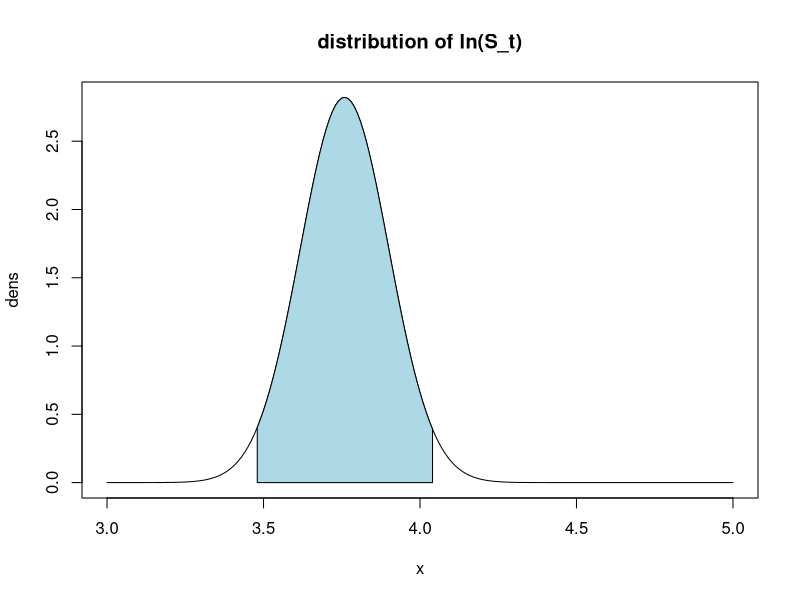
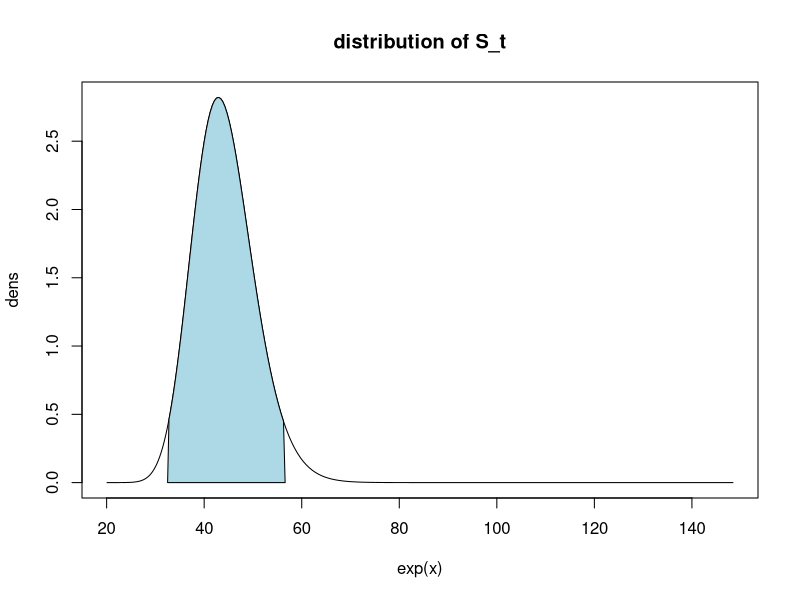
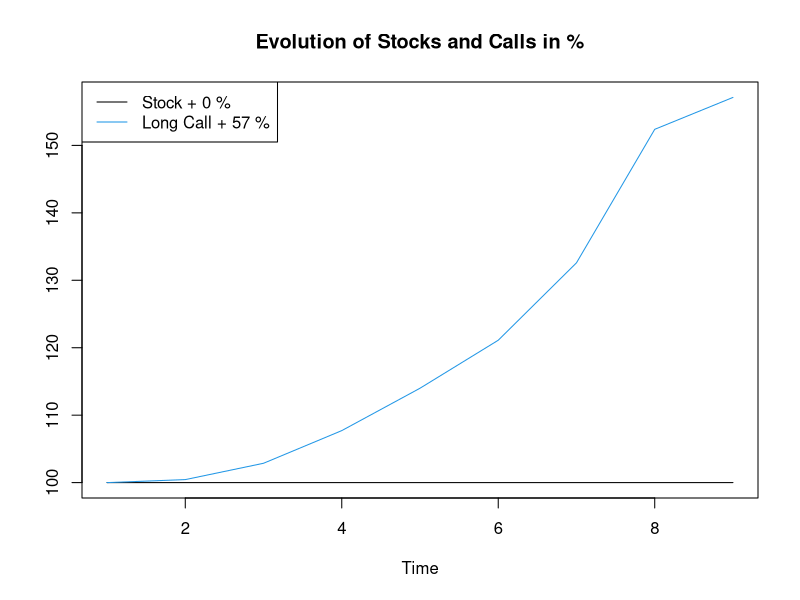
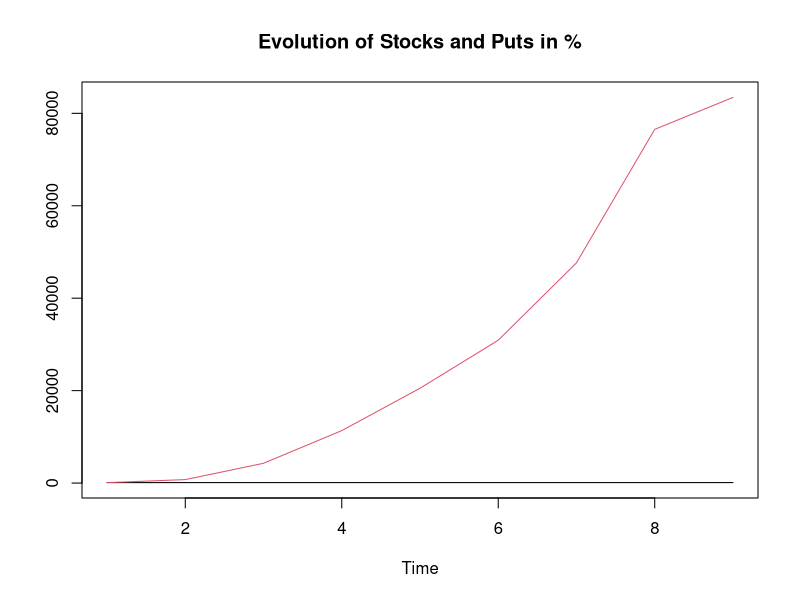
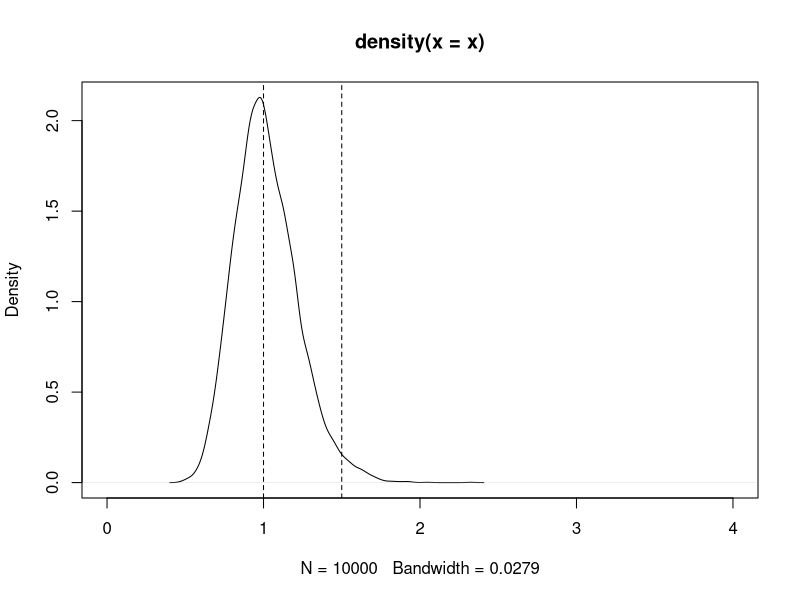
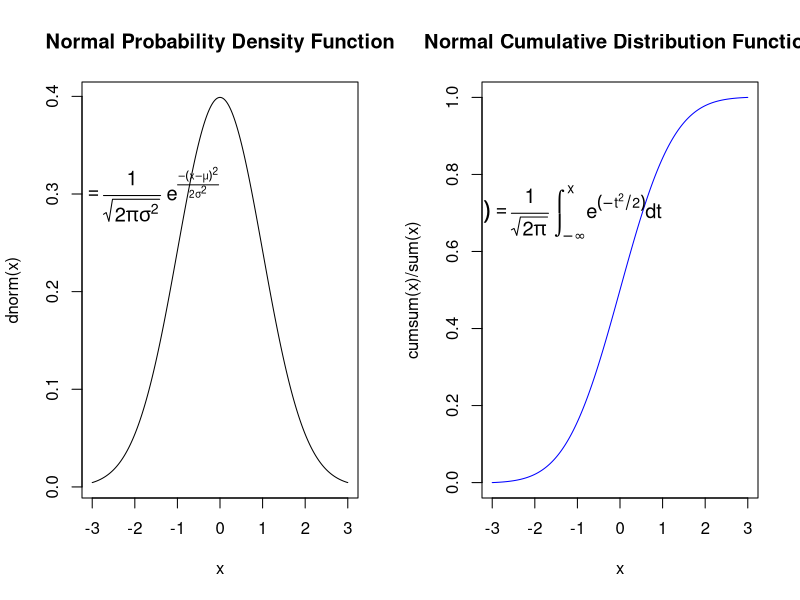

R code for these plots, in order:
# Black-Scholes model

#Black-Scholes assumes that log(S_T) are normally distributed

#log(S_T)???N(log(S_0)+(???????^2/2)T,??*sqrt(T))
#dS/S???N(????t,??sqrt(??T)),
#where S0 is the current stock price

#ex.1
#Consider astock with S_0=30, expected return=16% p.a.and volatility=20% p.a.
#The probability distribution S_T in 6 mothns will be

S0 <- 40
mu <- 16/100 
sd <- 20/100
T <- 0.5
(mean <- log(S0) + (mu-sd^2/2)*T) #[1] 3.758879
(var   <- sd^2*T)  #[1] 0.02
(stdev <- sqrt(var)) #[1] 0.1414214
# CI of ln(S_T) 
(CI <- c(mean-1.96*stdev, mean+1.96*stdev))   #[1] 3.481694 4.036065
# Plot distribution
x <- seq(3,5,by = .01)
dens <- dnorm(x,mean = mean, sd = stdev)
plot(x     , dens , type='l', main= "distribution of ln(S_t)")
i <- x >= 3.48 & x <= 4.04
polygon(c(3.48,x[i],4.04), c(0,dens[i],0), col="lightblue") 
# This implies CI of S_T = 
(CI2 <- exp(CI)) #[1] 32.51474 56.60319
plot(exp(x), dens , type='l', main= "distribution of S_t")
i <- exp(x) >= 32.5 & exp(x) <= 56.6
polygon(c(32.5,exp(x[i]),56.6), c(0,dens[i],0), col="lightblue") 

#ex.2 Pricing function
#call option
Call <- function(S, K, r, T, sigma) {
  d1  <-  (log(S/K) + (r + sigma^2/2)*T) / (sigma*sqrt(T))
  d2  <-  d1 - sigma*sqrt(T)
  S * pnorm(d1)  - K*exp(-r*T)*pnorm(d2)
}
#put option
Put <- function(S, K, r, T, sigma) {
  d1  <-  (log(S/K) + (r + sigma^2/2)*T) / (sigma*sqrt(T))
  d2  <-  d1 - sigma*sqrt(T)
  -S * pnorm(-d1) + K*exp(-r*T)*pnorm(-d2)
}
  # Parameters
  S     <- 100
  K     <- 70
  r     <- 0.05
  T     <- 1       # seq(10/52,1/52,-1/52)
  sigma <- c(.16,.21,.3, .4,.5,.6,.75,1,1.06) 
  
  d1  <-  (log(S/K) + (r + sigma^2/2)*T) / (sigma*sqrt(T))
  d2  <-  d1 - sigma*sqrt(T)
  p   <-  cbind(S, K, T, sigma,  p = -S * pnorm(-d1) + K*exp(-r*T)*pnorm(-d2))  
  c   <-  cbind(S, K, T, sigma,  c =  S * pnorm(d1)  - K*exp(-r*T)*pnorm(d2)) 
 # Probability of exercise:
  pnorm(d2)  
  #[1] 0.9930863 0.9664906 0.8860109 0.7929464 0.7134017 0.6472073 0.5664067 0.4628227
  #[9] 0.4418248
  #Expected value of payoff at maturity:
  K*pnorm(d2) 
#[1] 69.51604 67.65434 62.02076 55.50625 49.93812 45.30451 39.64847 32.39759 30.92773
  
  #?? is the time value of an option. Here we are looking at
  
#evolution of stocks and calls
  cprct <- c[,c(1,5)] / matrix(rep(c[1,c(1,5)],each=length(c[,5]) ),ncol = 2) * 100
ts.plot(cprct, col = c(1,4), main = "Evolution of Stocks and Calls in %")
legend('topleft', c(paste("Stock +", tail(cprct,1)[1]-100, "%") , 
                      paste("Long Call +", round(tail(cprct,1)[2])-100, "%")), 
         col=c(1,4), lty=1)

#evolustion of stocks and puts
pprct <- p[,c(1,5)] / matrix(rep(p[1,c(1,5)],each=length(c[,5]) ),ncol = 2) * 100
ts.plot(pprct, col=1:2, main = "Evolution of Stocks and Puts in %")

# Put-Call Parity
c[,5] + K*exp(-r*T)
#[1] 100.0229 100.1714 100.9814 102.6007 104.7023 107.0822 110.9202 117.5396 119.1218
p[,5] + S 
#[1] 100.0229 100.1714 100.9814 102.6007 104.7023 107.0822 110.9202 117.5396 119.1218

#Find Implicit Volatility
S <- 40
C <- 1.50
VperSigma <- Call(S,K,r,T,seq(0.01,0.50,0.005))
IV <- which.min(abs(VperSigma-C))/2
print(paste("Implicit Volatility is around", IV, "%)"))
#[1] "Implicit Volatility is around 45 %)

#parameters
mu <- 0
sd <- 0.2
x <- rlnorm(10000, mu,sd)
plot(density(x), xlim=c(0,4)) ; abline(v=c(1, 1.5), lty=2)

dlnorm(1.2, mu,sd,log = T)   # pdf [1] 0.09266345
plnorm(1.54, mu,sd)          # CDF [1] 0.9845715
qlnorm(0.95, mu,sd)          # Quantile Function [1] 1.389537

par(mfrow = c(1, 2))
curve(dnorm, from = -3, to = 3, n = 1000, main = "Normal Probability Density Function")
text(-2, 0.3, expression(f(x) == paste(frac(1, sqrt(2 * pi * sigma^2)),
                                       " ", e^{
                                         frac(-(x - mu)^2, 2 * sigma^2)
                                       })), cex = 1.2)
x <- dnorm(seq(-3, 3, 0.001))
plot(seq(-3, 3, 0.001), cumsum(x)/sum(x), type = "l", col = "blue",
     xlab = "x", main = "Normal Cumulative Distribution Function")
text(-1.5, 0.7, expression(phi(x) == paste(frac(1, sqrt(2 * pi)),
                                           " ", integral(e^(-t^2/2) * dt, -infinity, x))), cex = 1.2)
